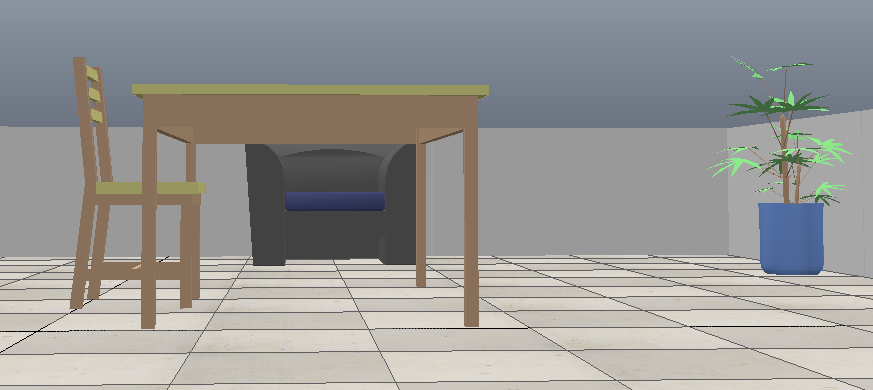
%> input picture Path Planning/Matlab Code/example 2.PNG, 873 x 390 px
$ octave object_recognition_matlab.m   (GNU Octave 9; MATLAB toolbox functions it lacks are replaced by stand-ins)
%> lines starting %> are read from the running program, lines starting %| are printed output that depends on the picture
oh = imread("example 2.png");
%> oh is the input picture: size 390x873x3 uint8; mean R, G, B 152.4, 151.8, 149.9
lab_he = rgb2lab(oh);
%> lab_he: size 390x873x3 double; mean of channels 1, 2, 3 62.4, 0.2, 1.1
ab = lab_he(:,:,2:3);
ab = im2single(ab);
numColors = 3;
L = imsegkmeans(ab,numColors);
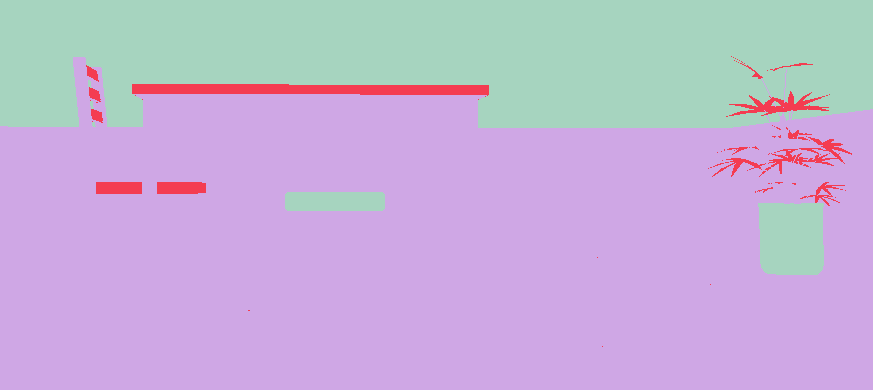
%> L: size 390x873 uint8; 3 distinct labels, from 1 to 3; one colour per label, 0 black
B = labeloverlay(oh,L);
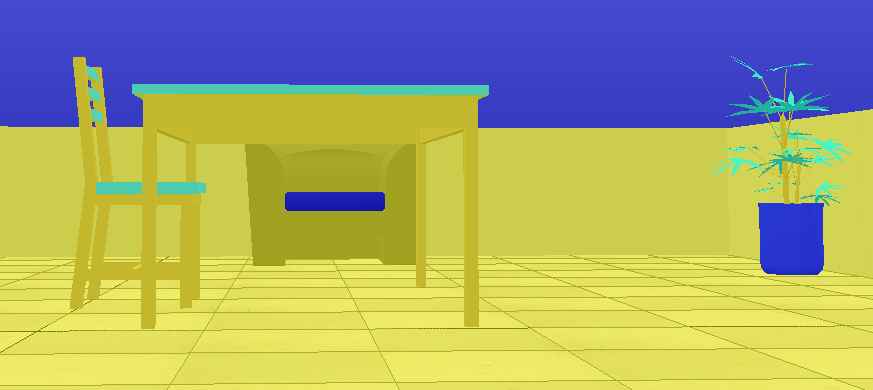
%> B: size 390x873x3 uint8; mean R, G, B 164, 166.5, 115.1
imshow(B)
title("Object Recognition")
